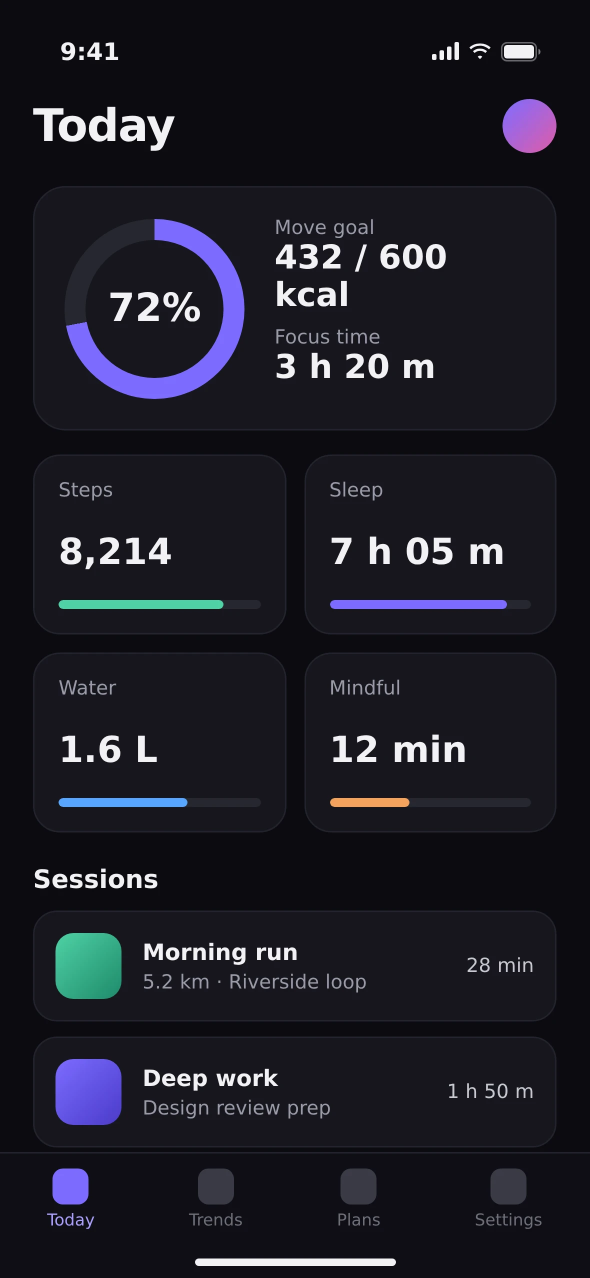
#> input picture tests/fixtures/dark-ui.webp, 1179 x 2556 px, given in place of a-production-2d-1920.png, which was not available (shown at 1/2 size)
$ python comparison-sheet.py ../tests/fixtures ../tests/fixtures/light-ui.jpg
#> lines starting #> are read from the running program, lines starting #| are printed output that depends on the picture
"""Builds the device-quality comparison sheet from the 1920 px exports written by
tests/e2e/device-quality.spec.ts (SPIKE_OUTPUT). Usage:
  python3 asset-pipeline/comparison-sheet.py <exports dir> <out.jpg>
"""

import sys

from PIL import Image, ImageDraw, ImageFont

src, out = sys.argv[1], sys.argv[2]
panels = [
    ("a-production-2d-1920", "1. Production renderer (Canvas 2D, today)"),
    ("b-spike-v1-floating-minimal-1920", "2. Best spike pre-render (v1 device, ADR 0011)"),
    ("c-v2-three-quarter-right-1920", "3. Improved model v2, three-quarter view"),
    ("e-v2-three-device-1920", "4. v2 three-device composition"),
]
W, H, LABEL = 960, 540, 44
font = ImageFont.truetype("/usr/share/fonts/truetype/dejavu/DejaVuSans.ttf", 20)
sheet = Image.new("RGB", (W * 2, (H + LABEL) * 2), (20, 20, 22))
draw = ImageDraw.Draw(sheet)
for i, (name, label) in enumerate(panels):
    x, y = (i % 2) * W, (i // 2) * (H + LABEL)
    sheet.paste(Image.open(f"{src}/{name}.png").convert("RGB").resize((W, H), Image.LANCZOS), (x, y + LABEL))
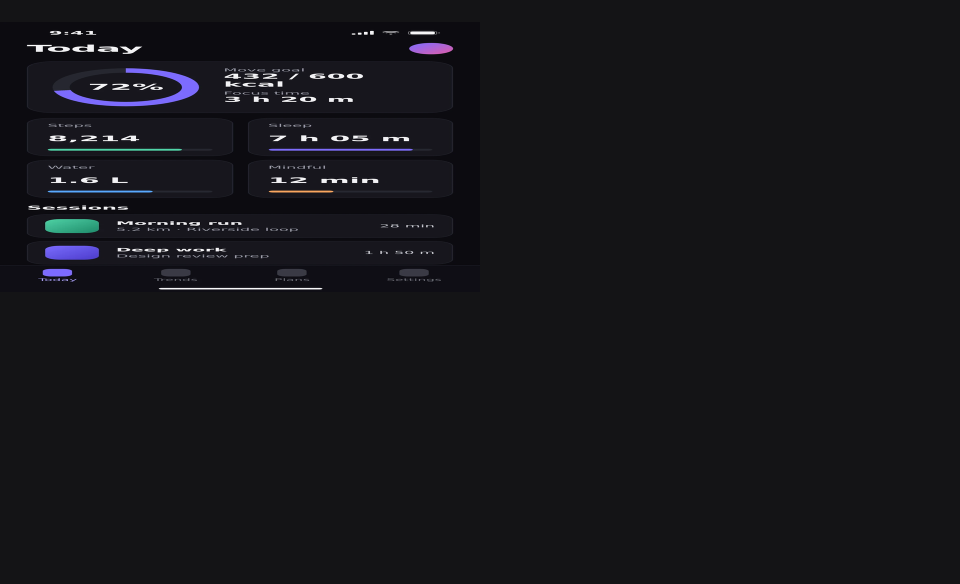
#> sheet: PIL image 1920x1168 RGB (shown at 1/2 size); mean R, G, B 21.9, 21.8, 25.4
    draw.text((x + 16, y + 11), label, fill=(235, 235, 238), font=font)
#> pass 2 of the loop `for i, (name, label) in enumerate(panels):`:
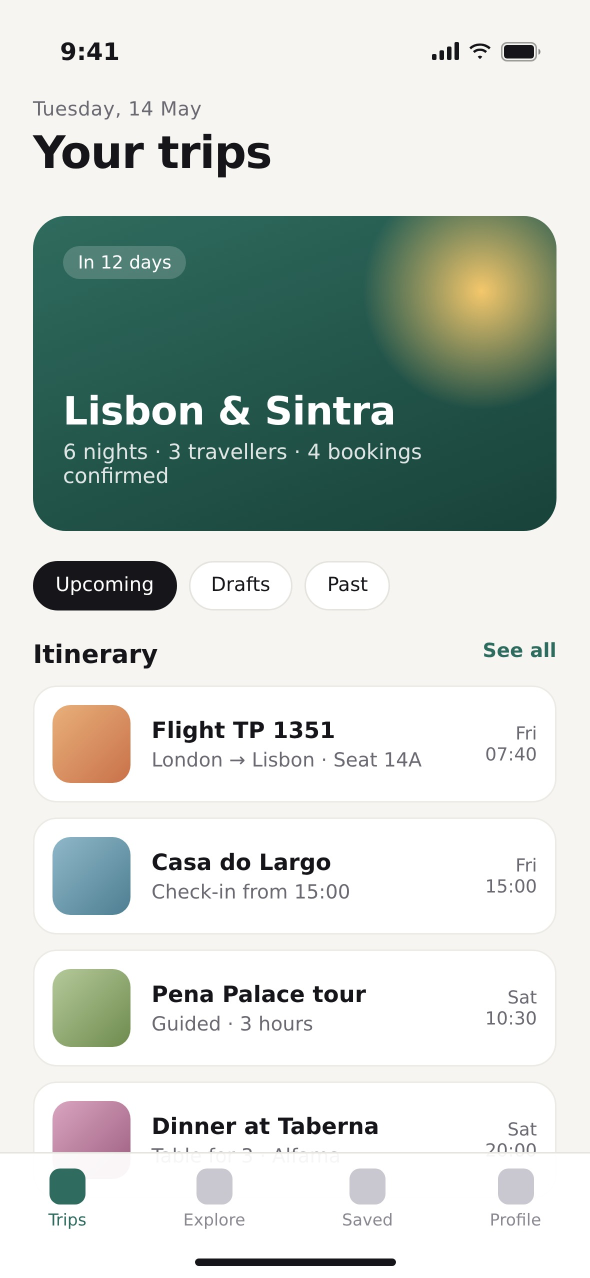
#> input picture tests/fixtures/light-ui.jpg, 1179 x 2556 px, given in place of b-spike-v1-floating-minimal-1920.png, which was not available (shown at 1/2 size)
#> `sheet.paste(Image.open(f"{src}/{name}.png").convert("RGB").resize((W, ..`:
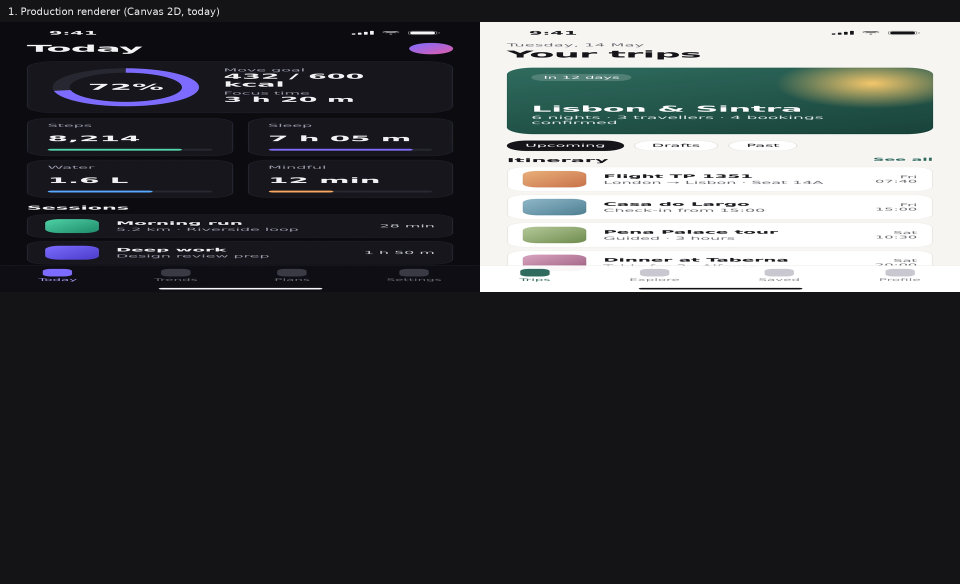
#> sheet: PIL image 1920x1168 RGB (shown at 1/2 size); mean R, G, B 63.4, 65.2, 67.1
#> (the run stopped early here; a loop or call above may not have finished)
